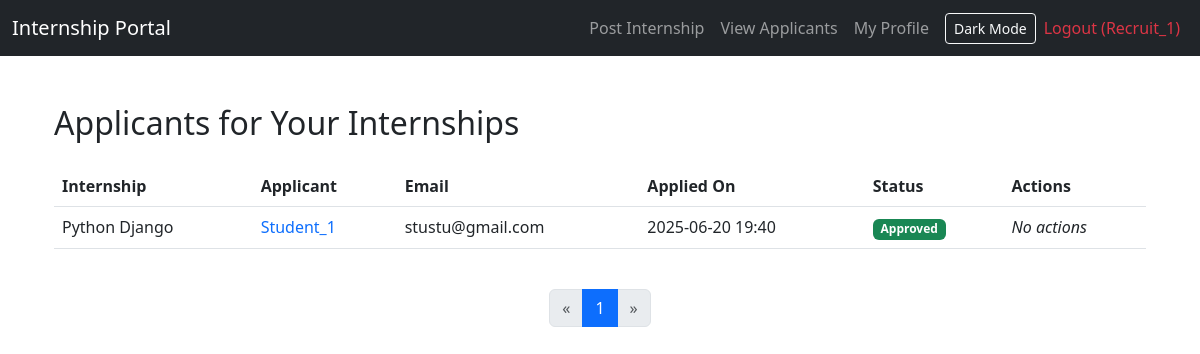
Page /internship/applicants/ (signed in) on the committed database.
### accounts/models.py (models this page shows, shortened)
class User(AbstractUser):
    ROLE_CHOICES = (
        ('students', 'Students'),
        ('recruiter', 'Recruiter'),
    )
    role = models.CharField(max_length = 20, choices=ROLE_CHOICES)
    first_name = models.CharField(max_length=100, default='')
    last_name = models.CharField(max_length=100, default='')
    location = models.CharField(max_length=100, blank=False)
    college_name = models.CharField(max_length=255, blank=False)
    mobile_number = models.CharField(max_length=15, blank=False)
    last_semester_grade = models.CharField(max_length=10, blank=False)

### internships/models.py (models this page shows, shortened)
class Application(models.Model):
    student = models.ForeignKey(User, on_delete=models.CASCADE)
    internship = models.ForeignKey(Internship, on_delete=models.CASCADE)
    applied_at = models.DateTimeField(auto_now_add=True)
    status = models.CharField(max_length=20, default='Pending')
    class Meta:
        unique_together = ['student', 'internship']

class Internship(models.Model):
    title = models.CharField(max_length=255)
    company = models.CharField(max_length=255)
    location = models.CharField(max_length=100)
    duration = models.CharField(max_length=100)
    stipend = models.CharField(max_length=100)
    description = models.TextField()
    posted_by = models.ForeignKey(User, on_delete=models.CASCADE, limit_choices_to={'role': 'recruiter'})
    posted_at = models.DateTimeField(auto_now_add=True)

### internships/views.py (the view)
# urls.py: path('applicants/', views.recruiter_applicants, name='recruiter_applicants'),
@login_required
def recruiter_applicants(request):
    if request.user.role != 'recruiter':
        return redirect('login')
    internships = Internship.objects.filter(posted_by=request.user)
    applications = Application.objects.filter(internship__in=internships).select_related('internship', 'student')
    paginator = Paginator(applications, 5)  # Show 5 applications per page
    page_number = request.GET.get('page')
    page_obj = paginator.get_page(page_number)
    return render(request, 'internships/recruiter_applicants.html', {'page_obj': page_obj})

### accounts/templates/internships/recruiter_applicants.html
{% extends 'base.html' %}
{% block content %}
<div class="container mt-5">
    <h2>Applicants for Your Internships</h2>
    {% if page_obj %}
        <div class="table-responsive">
            <table class="table mt-3">
                <thead>
                    <tr>
                        <th>Internship</th>
                        <th>Applicant</th>
                        <th>Email</th>
                        <th>Applied On</th>
                        <th>Status</th>
                        <th>Actions</th>
                    </tr>
                </thead>
                <tbody>
                    {% for app in page_obj %}
                    <tr>
                        <td>{{ app.internship.title }}</td>
                        <td>
                            <a href="{% url 'student_detail' app.student.id %}" class="text-decoration-none">
                                {{ app.student.username }}
                            </a>
                        </td>
                        <td>{{ app.student.email }}</td>
                        <td>{{ app.applied_at|date:"Y-m-d H:i" }}</td>
                        <td>
                            {% if app.status|lower == "pending" %}
                                <span class="badge bg-warning text-dark text-capitalize">{{ app.status }}</span>
                            {% elif app.status|lower == "approved" %}
                                <span class="badge bg-success text-capitalize">{{ app.status }}</span>
                            {% elif app.status|lower == "rejected" %}
                                <span class="badge bg-danger text-capitalize">{{ app.status }}</span>
                            {% else %}
                                <span class="badge bg-secondary">Unknown</span>
                            {% endif %}
                        </td>
                        <td>
                            {% if app.status|lower == "pending" %}
                            <form method="POST" action="{% url 'update_application_status' app.id %}">
                                {% csrf_token %}
                                <div class="d-flex gap-2">
                                    <button type="submit" name="status" value="approved" class="btn btn-sm btn-success" title="Approve this student">Approve</button>
                                    <button type="submit" name="status" value="rejected" class="btn btn-sm btn-danger" title="Reject this student">Reject</button>
                                </div>
                            </form>
                            {% else %}
                                <em>No actions</em>
                            {% endif %}
                        </td>
                    </tr>
                    {% endfor %}
                </tbody>
            </table>
        </div>
        <nav aria-label="Page navigation">
          <ul class="pagination justify-content-center mt-4">
            {% if page_obj.has_previous %}
              <li class="page-item">
                <a class="page-link" href="?page={{ page_obj.previous_page_number }}">&laquo;</a>
              </li>
            {% else %}
              <li class="page-item disabled"><span class="page-link">&laquo;</span></li>
            {% endif %}
            {% for i in page_obj.paginator.page_range %}
              {% if page_obj.number == i %}
                <li class="page-item active"><span class="page-link">{{ i }}</span></li>
              {% else %}
                <li class="page-item"><a class="page-link" href="?page={{ i }}">{{ i }}</a></li>
              {% endif %}
            {% endfor %}
            {% if page_obj.has_next %}
              <li class="page-item">
                <a class="page-link" href="?page={{ page_obj.next_page_number }}">&raquo;</a>
              </li>
            {% else %}
              <li class="page-item disabled"><span class="page-link">&raquo;</span></li>
            {% endif %}
          </ul>
        </nav>
    {% else %}
        <p>No one has applied to your internships yet.</p>
    {% endif %}
</div>
{% endblock %}

### accounts/templates/base.html (shortened to what this page needs)
<!DOCTYPE html>
<html lang="en">
<head>
    <link href="https://cdn.jsdelivr.net/npm/bootstrap@5.3.0/dist/css/bootstrap.min.css" rel="stylesheet">
</head>
<body>
<nav class="navbar navbar-expand-lg navbar-dark bg-dark">
    <div class="container-fluid">
        <a class="navbar-brand" href="#">Internship Portal</a>
        <div class="collapse navbar-collapse" id="navbarNav">
            <ul class="navbar-nav ms-auto d-flex align-items-center">
                {% if user.is_authenticated %}
                    {% if user.role == 'students' %}
                        <li class="nav-item"><a class="nav-link" href="{% url 'internship_list' %}">Home</a></li>
                        <li class="nav-item"><a class="nav-link" href="{% url 'my_applications' %}">My Applications</a></li>
                        <li class="nav-item"><a class="nav-link" href="{% url 'profile' %}">My Profile</a></li>
                    {% elif user.role == 'recruiter' %}
                        <li class="nav-item"><a class="nav-link" href="{% url 'create_internship' %}">Post Internship</a></li>
                        <li class="nav-item"><a class="nav-link" href="{% url 'recruiter_applicants' %}">View Applicants</a></li>
                        <li class="nav-item"><a class="nav-link" href="{% url 'profile' %}">My Profile</a></li>
                    {% endif %}
                    <li class="nav-item">
                        <button class="btn btn-outline-light btn-sm ms-2" id="darkModeToggle">Dark Mode</button>
                    </li>
                    <li class="nav-item">
                        <a class="nav-link text-danger" href="{% url 'logout' %}">
                            Logout ({{ user.username }})
                        </a>
                    </li>
                {% else %}
                    <li class="nav-item">
                        <button class="btn btn-outline-light btn-sm ms-2" id="darkModeToggle">Dark Mode</button>
                    </li>
                    <li class="nav-item"><a class="nav-link" href="{% url 'login' %}">Login</a></li>
                    <li class="nav-item"><a class="nav-link" href="{% url 'register' %}">Register</a></li>
                {% endif %}
            </ul>
        </div>
    </div>
</nav>
<div class="container mt-4">
    {% block content %}{% endblock %}
</div>
</body>
</html>

### rows in the picture
User: username "Recruit_1"
Application: internship "Python Django", student.username "Student_1", student.email "stustu@gmail.com", applied_at "2025-06-20 19:40", status "Approved", shows "No actions"

### other values in the picture
{{ i }} "1"
